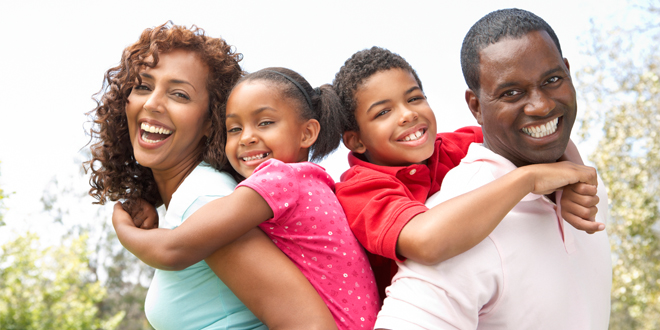
#> input picture photos/people_1.jpg, 660 x 330 px
$ python cv2_template_match.py
#> lines starting #> are read from the running program, lines starting #| are printed output that depends on the picture
# 在前面的部分我们实现了一个 HPF(高通滤波),
# 现在我们来做 LPF(低通滤波)将高频部分去除。
# 其实就是对图像进行模糊操作。
# 首先我们需要构建一个掩模,
# 与低频区域对应的地方设置为 1,
# 与高频区域 对应的地方设置为 0。

import cv2
import numpy as np
from matplotlib import pyplot as plt

img_rd = cv2.imread("../../photos/people_1.jpg", 0)
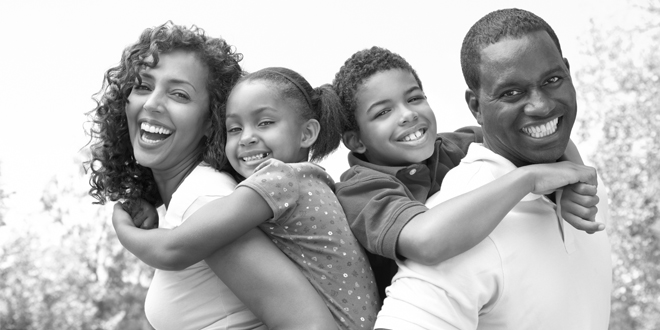
#> img_rd: shape (330, 660); min 2, max 255, mean 179.6
img_rd_cp = img_rd.copy()

template = cv2.imread('../../photos/people_1_person.jpg', 0)
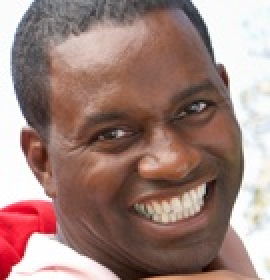
#> input picture photos/people_1_person.jpg, 135 x 140 px (shown 2 times larger)
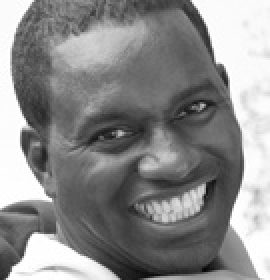
#> template: shape (140, 135) (shown 2 times larger); min 4, max 255, mean 138.6
w, h = template.shape[::-1]
#> w = 135; h = 140

methods = ['cv2.TM_CCOEFF', 'cv2.TM_CCOEFF_NORMED', 'cv2.TM_CCORR',
           'cv2.TM_CCORR_NORMED', 'cv2.TM_SQDIFF', 'cv2.TM_SQDIFF_NORMED']

for meth in methods:
    img = img_rd_cp.copy()

    method = eval(meth)

    # Apply template matching
    res = cv2.matchTemplate(img, template, method)
    min_val, max_val, min_loc, max_loc = cv2.minMaxLoc(res)

    if method in [cv2.TM_SQDIFF, cv2.TM_SQDIFF_NORMED]:
        top_left = min_loc
    else:
        top_left = max_loc
    bottom_right = (top_left[0] + w, top_left[1] + h)
    cv2.rectangle(img, top_left, bottom_right, 255, 2)

    plt.subplot(121), plt.imshow(res)
    plt.subplot(122), plt.imshow(img)
    plt.suptitle(meth)

    plt.show()
#> this loop made 6 passes
#> (min_val, max_val, min_loc, top_left, bottom_right) on passes 1 to 4: (-36241224, 88953928, (0, 121), (455, 26), (590, 166)), (-0.414, 1, (0, 154), (455, 26), (590, 166)), (283360544, 590940736, (103, 56), (0, 0), (135, 140)), (0.735, 1, (103, 58), (455, 26), (590, 166))
#> (min_val, max_val, max_loc, top_left, bottom_right) on passes 5 to 6: (46816, 356038496, (0, 89), (455, 26), (590, 166)), (0.000104, 0.555, (103, 57), (455, 26), (590, 166))
#> pass 1, `res = cv2.matchTemplate(img, template, method)`:
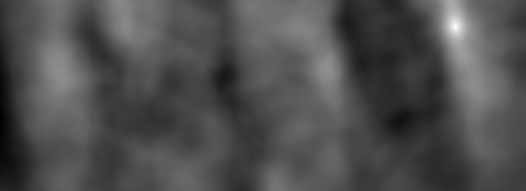
#> res: shape (191, 526) float32; min -36241224, max 88953928, mean 2626926.2; drawn with min black and max white
#> pass 1, `plt.show()`:
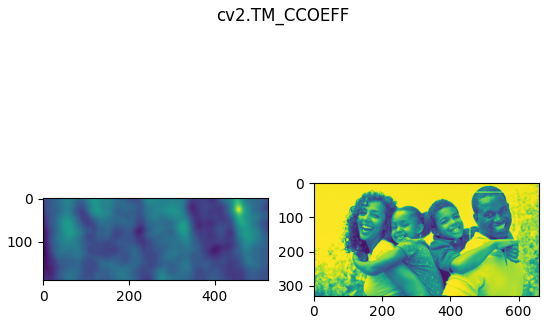
#> figure drawn by matplotlib, 2 panels
#> pass 3, `res = cv2.matchTemplate(img, template, method)`:
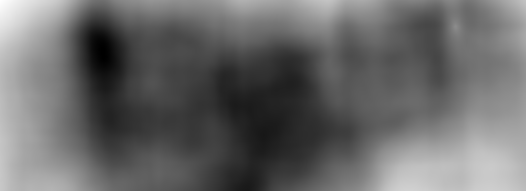
#> res: shape (191, 526) float32; min 283360544, max 590940736, mean 409903904; drawn with min black and max white
#> after the loop:
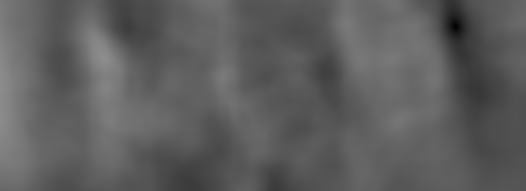
#> res: shape (191, 526) float32; min 0.000104, max 0.555, mean 0.369
